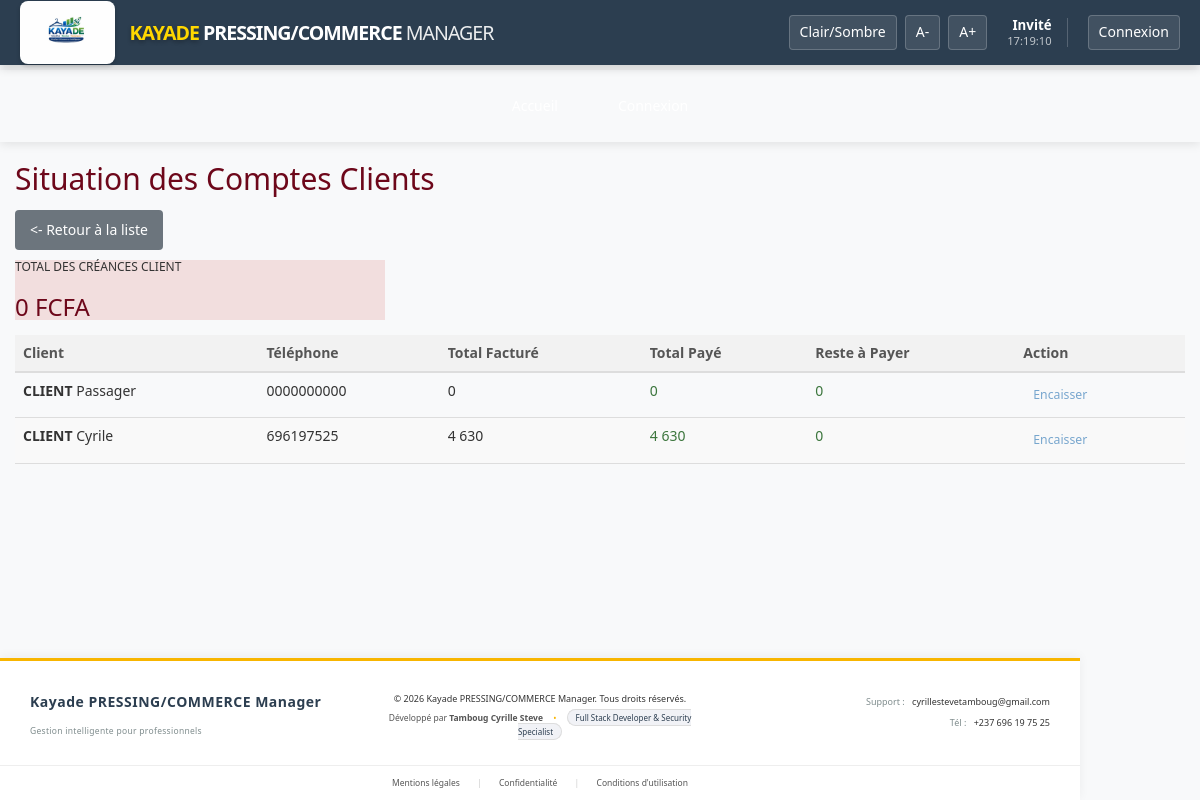
Page /pages/clients/comptes_gestion.php on the committed database.
### tables this page shows
CREATE TABLE `clients` (
  `id_client` int(11) NOT NULL,
  `id_parrain` int(11) DEFAULT NULL,
  `nom_client` varchar(100) NOT NULL,
  `prenom_client` varchar(100) DEFAULT NULL,
  `telephone` varchar(20) NOT NULL,
  `email` varchar(100) DEFAULT NULL,
  `adresse` text DEFAULT NULL,
  `date_inscription` timestamp NOT NULL DEFAULT current_timestamp(),
  `points_fidelite` int(11) DEFAULT 0,
  `remise_speciale` decimal(5,2) DEFAULT 0.00,
  `notes` text DEFAULT NULL,
  `est_actif` tinyint(1) DEFAULT 1,
  `id_agence` int(11) DEFAULT NULL
);

### pages/clients/comptes_gestion.php (the view, shortened to what this page needs)
<?php
require_once '../../fonctions/database.php';
try {
    $sql = "SELECT
                c.id_client,
                c.nom_client,
                c.prenom_client,
                c.telephone,
                c.points_fidelite,
                IFNULL(SUM(t.montant_total), 0) as total_facture,
                IFNULL(SUM(t.montant_verse), 0) as total_paye,
                (IFNULL(SUM(t.montant_total), 0) - IFNULL(SUM(t.montant_verse), 0)) as solde_du
            FROM clients c
            LEFT JOIN tickets t ON c.id_client = t.id_client
            GROUP BY c.id_client
            ORDER BY solde_du DESC, c.nom_client ASC";
    $stmt = $pdo->query($sql);
    $comptes = $stmt->fetchAll(PDO::FETCH_ASSOC);
} catch (Exception $e) {
    $message = "Erreur de calcul des comptes : " . $e->getMessage();
    $message_type = 'danger';
}
include '../../templates/header.php';
include '../../templates/navigation.php';
?>
<div class="container-fluid mt-4">
    <div class="d-flex justify-content-between align-items-center mb-4">
        <h2><i class="fas fa-file-invoice-dollar text-primary"></i> Situation des Comptes Clients</h2>
        <a href="index.php" class="btn btn-secondary">
            <- Retour à la liste
        </a>
    </div>
    <div class="row">
        <?php
            $total_dettes = array_sum(array_column($comptes, 'solde_du'));
        ?>
        <div class="col-md-4 mb-4">
            <div class="card bg-danger text-white shadow">
                <div class="card-body">
                    <h6 class="card-title text-uppercase">Total des Créances Client</h6>
                    <h3 class="fw-bold"><?= number_format($total_dettes, 0, ',', ' '); ?> FCFA</h3>
                </div>
            </div>
        </div>
    </div>
    <div class="card shadow">
        <div class="card-body p-0">
            <div class="table-responsive">
                <table class="table table-hover mb-0 align-middle">
                    <thead class="table-light">
                        <tr>
                            <th>Client</th>
                            <th>Téléphone</th>
                            <th class="text-end">Total Facturé</th>
                            <th class="text-end">Total Payé</th>
                            <th class="text-end">Reste à Payer</th>
                            <th class="text-center">Action</th>
                        </tr>
                    </thead>
                    <tbody>
                        <?php foreach ($comptes as $compte): ?>
                            <?php
                                $status_class = ($compte['solde_du'] > 0) ? 'text-danger fw-bold' : 'text-success';
                            ?>
                            <tr>
                                <td>
                                    <strong><?= htmlspecialchars(strtoupper($compte['nom_client'])); ?></strong>
                                    <?= htmlspecialchars($compte['prenom_client']); ?>
                                </td>
                                <td><?= htmlspecialchars($compte['telephone']); ?></td>
                                <td class="text-end"><?= number_format($compte['total_facture'], 0, ',', ' '); ?></td>
                                <td class="text-end text-success"><?= number_format($compte['total_paye'], 0, ',', ' '); ?></td>
                                <td class="text-end <?= $status_class; ?>">
                                    <?= number_format($compte['solde_du'], 0, ',', ' '); ?>
                                </td>
                                <td class="text-center">
                                    <a href="../tickets/nouveau_paiement.php?id_client=<?= $compte['id_client']; ?>"
                                       class="btn btn-sm btn-outline-primary <?= ($compte['solde_du'] <= 0) ? 'disabled' : ''; ?>">
                                        Encaisser
                                    </a>
                                </td>
                            </tr>
                        <?php endforeach; ?>
                    </tbody>
                </table>
            </div>
        </div>
    </div>
</div>
<?php include '../../templates/footer.php'; ?>

### css/style.css (style rules this page uses)
h1, h2, h3 { color: #6d071a; margin-bottom: 15px; }
.btn { padding: 10px 15px; border: none; border-radius: 4px; cursor: pointer; font-size: 1em; transition: background-color 0.3s ease; }
.btn-secondary { background-color: #6c757d; color: #fff; }
.btn-sm { padding: 5px 10px; font-size: 0.875em; }
.table { width: 100%; margin-bottom: 20px; border-collapse: collapse; }
.table th, .table td { padding: 10px; border-bottom: 1px solid #ddd; text-align: left; }
.table th { background-color: #f2f2f2; font-weight: bold; color: #555; }
.table tbody tr:nth-child(even) { background-color: #f9f9f9; }
body { padding-bottom: 100px; }

### rows in the picture
clients: nom_client "CLIENT", prenom_client "Passager", telephone "0000000000", total_facture "0", total_paye "0", solde_du "0"
clients: nom_client "CLIENT", prenom_client "Cyrile", telephone "696197525", total_facture "4 630", total_paye "4 630", solde_du "0"

### other values in the picture
$nomUtilisateur "Invité"
$total_dettes "0"
